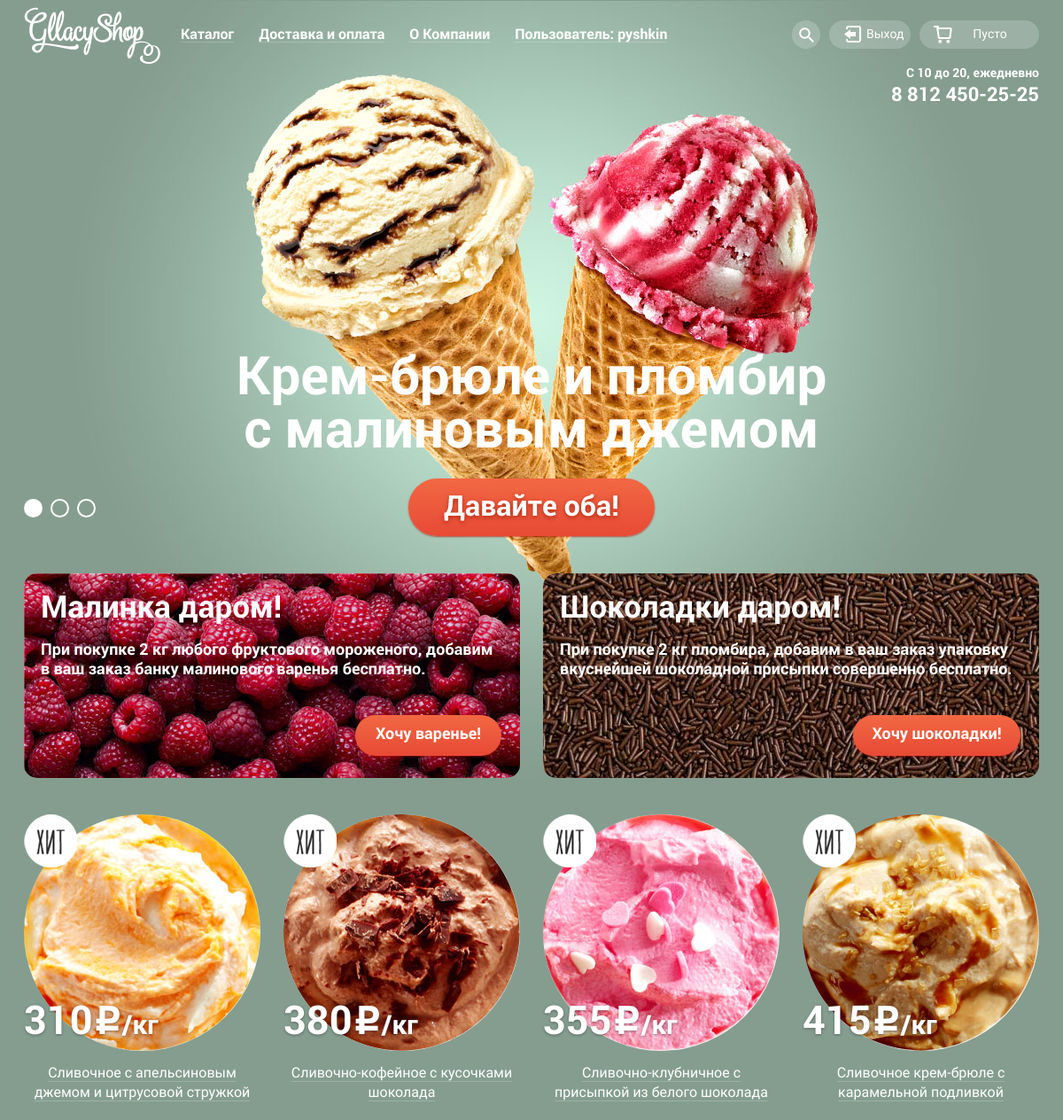
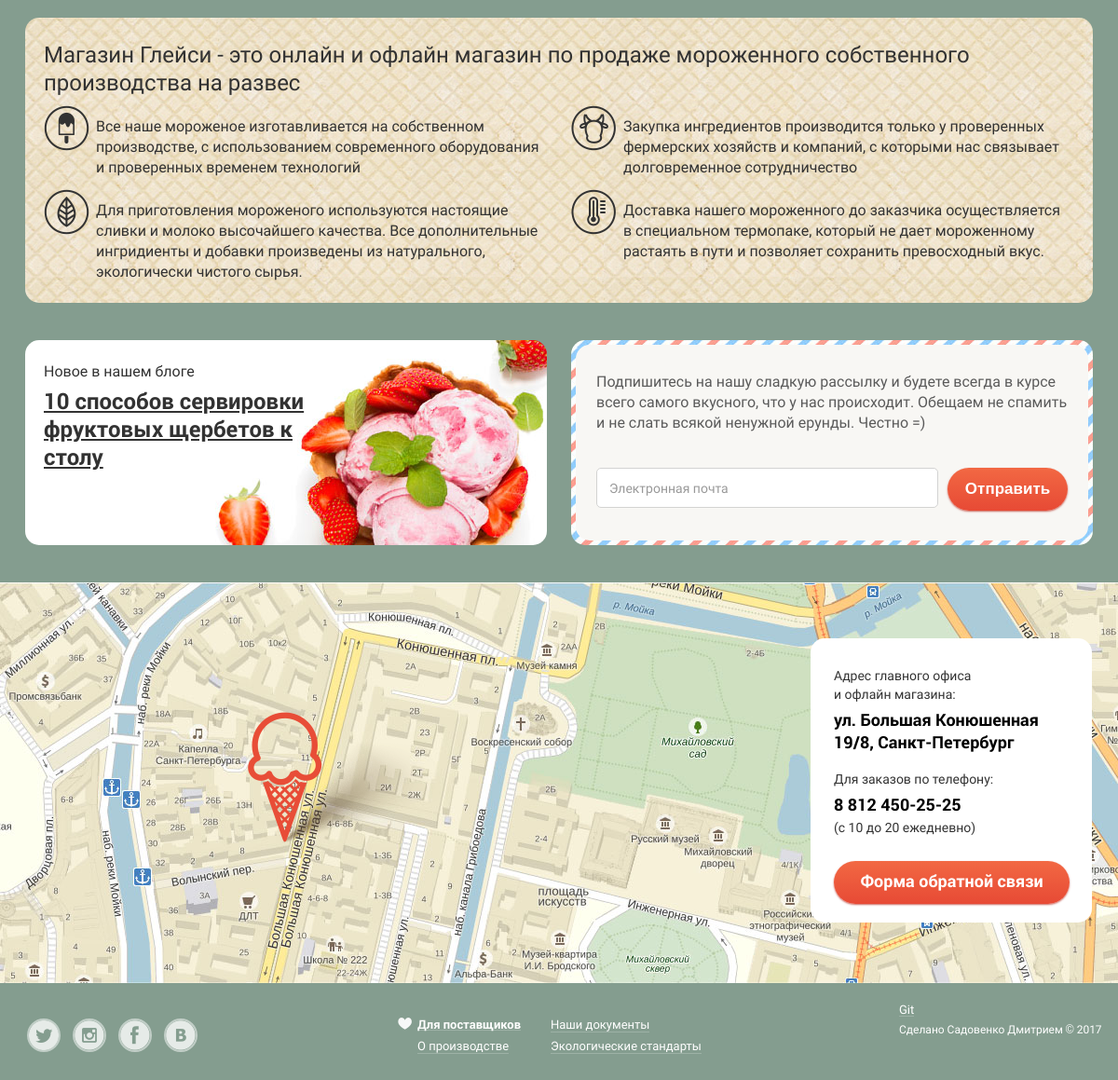
Screenshot of / (signed in) with the database file from the repository (2 pictures, top to bottom).
### product/models.py (models this page shows, shortened)
class Product(models.Model):
    name = models.CharField(verbose_name='Название продукта', max_length=100)
    price = models.PositiveSmallIntegerField(verbose_name='Цена')
    photo = models.ImageField(upload_to='products')
    category_id = models.ForeignKey(Category, verbose_name='Категория')
    is_hit = models.BooleanField(verbose_name='Хит', default=False)
    is_new = models.BooleanField(verbose_name='Новика', default=True)

### home/views.py (the view)
# urls.py: 2. Add a URL to urlpatterns:  url(r'^$', Home.as_view(), name='home')
class Home(ListView):
    model = Product
    template_name = 'home.html'
    def get_context_data(self, **kwargs):
        context = super().get_context_data(**kwargs)
        context['media_url'] = MEDIA_URL
        context['current_site'] = 'home'
        context['registration_form'] = UserRegistrationForm()
        return context
    def get_queryset(self):
        queryset = Product.objects.filter(is_hit=True)[:4]
        return queryset

### user/forms.py
class UserRegistrationForm(UserCreationForm):
    class Meta:
        model = User
        fields = ('username', 'email', 'password1', 'password2', 'first_name', 'last_name')
        labels = {
            'username': 'Логин',
            'password1': 'Пароль',
            'password2': 'Подтверждение пароля',
            'email': 'E-mail',
            'first_name': 'Имя',
            'last_name': 'Фамилия'
        }

### product/templatetags/my_tags.py (called while the page is built)
def addcss(value, arg):
    css_classes = value.field.widget.attrs.get('class')
    if css_classes is None:
        return value.as_widget(attrs={'class': arg})
    else:
        css_classes = value.field.widget.attrs.get('class', None).split(' ')
        if arg not in css_classes:
            css_classes = '%s %s' % (css_classes, arg)
        return value.as_widget(attrs={'class': css_classes})

### home/templates/home.html (shortened to what this page needs)
{% extends "base.html" %}
{% load static %}
{% block content %}
<main class="main-container">
    <div class="center-container clearfix">
        <div class="main-container-header clearfix">
            <div class="working-time-phone">
                <p class="working-time">
                    С 10 до 20, ежедневно
                </p>
                <p class="phone">
                    8 812 450-25-25
                </p>
            </div>
        </div>
        <div class="slider clearfix">
            <div class="slider-container">
                <div class="slider-background-1">
                    <h1 class="slider-title">Крем-брюле и пломбир</h1>
                    <h1 class="slider-title">с малиновым джемом</h1>
                    <img class="slider-background-image" src="{% static "img/slider_background_1.jpg" %}" width="1037" height="877" alt="Крем-брюле и пломбир с малиновым джемом">
                </div>
            </div>
            <div class="label-container">
                <label class="slider-button-label" for="slider-button-1"></label>
                <label class="slider-button-label" for="slider-button-2"></label>
                <label class="slider-button-label" for="slider-button-3"></label>
            </div>
            <a class="red-btn give-me-two-btn" href="#">Давайте оба!</a>
        </div>
        <div class="banners-group clearfix">
            <section class="banner-item clearfix">
                <h2 class="banner-title">Малинка даром!</h2>
                <p class="banner-description">
                    При покупке 2 кг любого фруктового мороженого, добавим в ваш заказ банку малинового варенья бесплатно.
                </p>
                <a class="red-btn ingredient-btn" href="#">Хочу варенье!</a>
            </section>
            <section class="banner-item clearfix">
                <h2 class="banner-title">Шоколадки даром!</h2>
                <p class="banner-description">
                    При покупке 2 кг пломбира, добавим в ваш заказ упаковку вкуснейшей шоколадной присыпки совершенно бесплатно.
                </p>
                <a class="red-btn ingredient-btn" href="#">Хочу шоколадки!</a>
            </section>
        </div>
        <div class="hits-group clearfix">
            {% for item in object_list %}
            {% include 'inc_single_item.html' %}
            {% endfor %}
        </div>
        <section class="seo">
            <h3 class="seo-title">Магазин Глейси - это онлайн и офлайн магазин по продаже мороженного собственного производства на развес</h3>
            <div class="seo-description-1">
                Все наше мороженое изготавливается на собственном производстве, с использованием современного оборудования и проверенных временем технологий
            </div>
            <div class="seo-description-2">
                Закупка ингредиентов производится только у проверенных фермерских хозяйств и компаний, с которыми нас связывает долговременное сотрудничество
            </div>
            <div class="seo-description-3">
                Для приготовления мороженого используются настоящие сливки и молоко высочайшего качества. Все дополнительные ингридиенты и добавки произведены из натурального, экологически чистого сырья.
            </div>
            <div class="seo-description-4">
                Доставка нашего мороженного до заказчика осуществляется в специальном термопаке, который не дает мороженному растаять в пути и позволяет сохранить превосходный вкус.
            </div>
        </section>
        <section class="news">
            <p class="news-title">Новое в нашем блоге</p>
            <h3 class="news-item">
                <a class="news-item-link" href="#">
                    10 способов сервировки фруктовых щербетов к столу
                </a>
            </h3>
        </section>
        <section class="subscription">
            <div class="subscription-background">
                <p class="subscription-description">Подпишитесь на нашу сладкую рассылку и будете всегда в курсе всего самого вкусного, что у нас происходит. Обещаем не спамить и не слать всякой ненужной ерунды. Честно =)</p>
                <form action="#" method="get">
                    <div class="txt-box-container">
                        <input class="txt-box text-subscription" type="text" name="subscription-email" placeholder="Электронная почта" required>
                    </div>
                    <button class="red-btn subscription-email-btn" type="submit" name="subscription-email-btn">Отправить</button>
                </form>
            </div>
        </section>
        <section class="contacts">
            <img class="map-background" src="{% static "img/map.jpg" %}" width="1200" height="430" alt="Адрес: ул. Большая Конюшенная 19/8, Санкт-Петербург">
            <img class="map-background-pin" src="{% static "img/map_pin.png" %}" width="218" height="142" alt="Адрес: ул. Большая Конюшенная 19/8, Санкт-Петербург">
            <div class="contacts-container">
                <p class="contacts-description-top">
                    Адрес главного офиса и офлайн магазина:
                </p>
                <p class="contacts-description-adress">
                    ул. Большая Конюшенная 19/8, Санкт-Петербург
                </p>
                <p class="contacts-description-middle">
                    Для заказов по телефону:
                </p>
                <p class="contacts-description-important-phone">
                    8 812 450-25-25
                </p>
                <p class="contacts-description-bottom">
                    (с 10 до 20 ежедневно)
                </p>
                <a class="red-btn feedback-btn" href="#">Форма обратной связи</a>
            </div>
        </section>
    </div>
</main>
{% endblock %}

### adminapp/templates/inc_user_auth_panel.html (shortened to what this page needs)
{% if user.is_staff %}
    <a class="main-menu-btn {% if 'products' in current_site or 'users' in current_site %}main-menu-btn-active{% endif %}" href="#">Панель управления</a>
    <ul class="main-sub-menu">
        <li><a class="main-sub-menu-item" href="#">Заказы</a></li>
        <li><a class="main-sub-menu-item {% if current_site == 'users_list' %}main-sub-menu-item-active{% endif %}" href="/admin/users/">Пользователи</a></li>
        <li><a class="main-sub-menu-item {% if current_site == 'products_list' %}main-sub-menu-item-active{% endif %}" href="/admin/products/">Товары</a></li>
        <li><a class="main-sub-menu-item" href="#">Отзывы</a></li>
    </ul>
{% elif user.is_authenticated %}
    <a class="main-menu-btn" href="#">Пользователь: {{ user.username }}</a>
{% endif %}

### product/templates/inc_single_item.html (shortened to what this page needs)
<article class="hit-item">
    <div class="hit-item-photo">
        <a href="#"><img class="item-image" src="{{ media_url }}{{ item.photo }}" width="267" height="267" alt="{{ item.name }}"></a>
        <div class="hit-item-corner-badge"></div>
    </div>
    <p class="hit-price">
        <span class="hit-price-value">{{ item.price }}</span>
        <span class="hit-price-currency"></span>
        <span class="hit-price-for">/кг</span>
    </p>
    <p class="hit-item-link-container">
        <a class="hit-item-link" href="#"><span>{{ item.name }}</span></a>
    </p>
</article>

### rows the page displays
Product: photo (picture), price "310", name "Сливочное с апельсиновым джемом и цитрусовой стружкой"
Product: photo (picture), price "380", name "Сливочно-кофейное с кусочками шоколада"
Product: photo (picture), price "355", name "Сливочно-клубничное с присыпкой из белого шоколада"
Product: photo (picture), price "415", name "Сливочное крем-брюле с карамельной подливкой"

### other values shown
{{ user.username }} "pyshkin"
